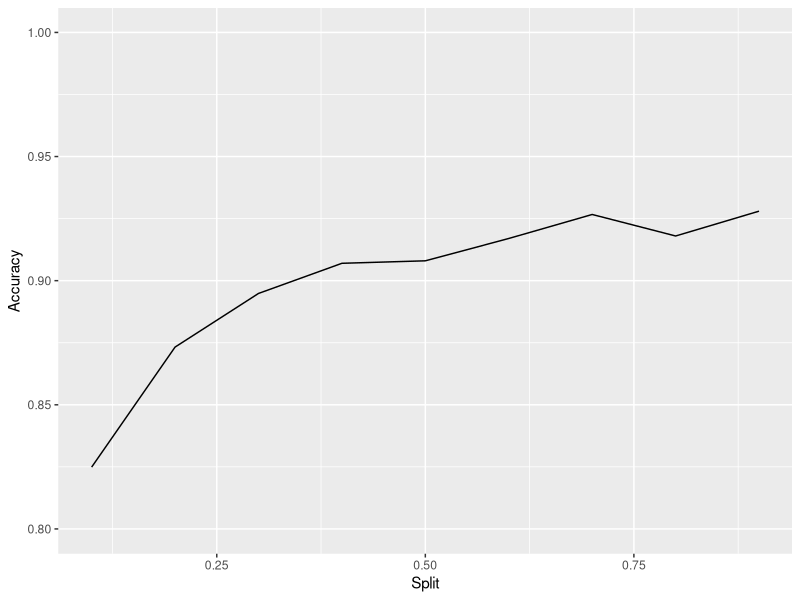

Recreate this plot in R.
library(gdata)
library(plyr)
library(ggplot2)

# when k varies
x = 2:14
accuracy = c(0.923000, 0.928000, 0.920000, 0.924000, 0.914000, 0.913000, 0.909000, 0.914000, 0.913000, 0.915000, 0.902000, 0.906000, 0.901000)
# when split varies
x = 1:9 * 0.1
accuracy = c(0.824889, 0.873250, 0.894857, 0.907000, 0.908000, 0.917000, 0.926667, 0.918000, 0.928000)

data = data.frame(Split=x, Accuracy=accuracy)
ggplot(data, aes(x=Split, y=Accuracy)) + geom_line() + ylim(0.80, 1)
